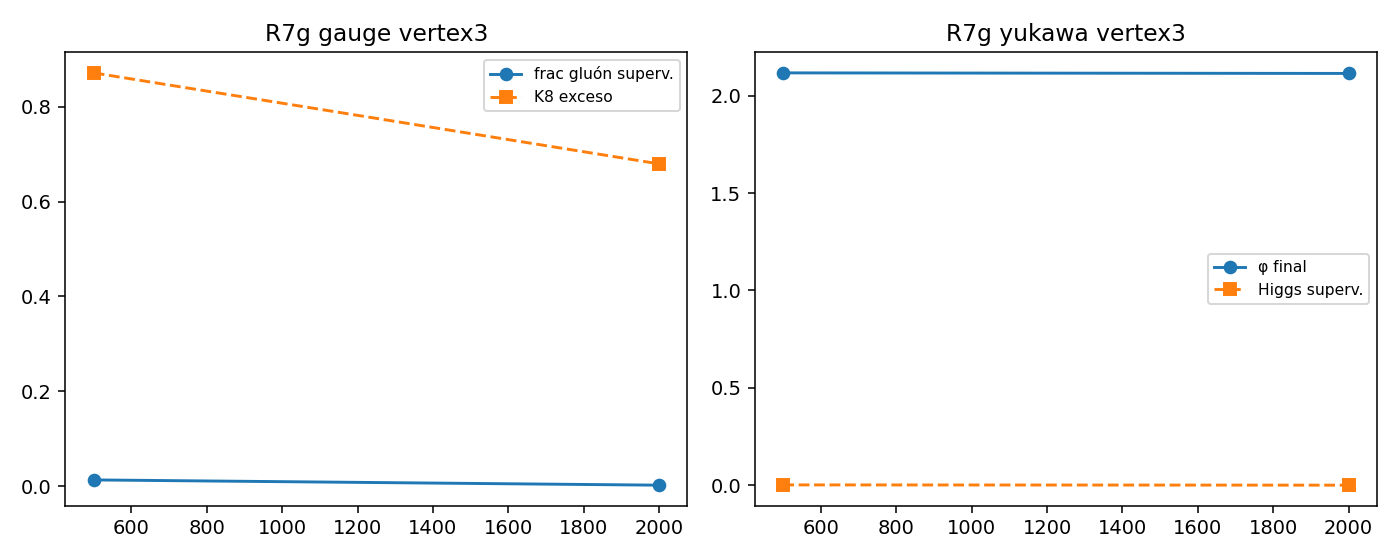

The script that saved this image:
#!/usr/bin/env python3
"""
CG002-R7g — validación del primitivo de 3 puntos
================================================
Post-decisión Mesa (Alexis): extender c_ij con vértices ternarios.

Dos pruebas mínimas de la pared R7:
  · **gauge** — quark + gluón (R7b re-hecho con λ corregido + triplete q–g–q′)
  · **yukawa** — fermiones R7e + Higgs (triplete f–H–f′)

Controles: pareado-only (triplets vacíos) vs vertex3.

USO:
  python3 cg002_r7g_vertex3.py --mode gauge --single
  python3 cg002_r7g_vertex3.py --mode yukawa --quick
  python3 cg002_r7g_vertex3.py --mode both
"""
from __future__ import annotations

import argparse
import math
import time
from pathlib import Path

import matplotlib

matplotlib.use("Agg")
import matplotlib.pyplot as plt
import numpy as np
import pandas as pd

from cg002_primitivo_vertex3 import (
    ALPHA,
    ETA,
    KAPPA_S,
    MU,
    PASOS,
    S0,
    S_BAND,
    build_gauge_triplets,
    build_yukawa_triplets,
    evolucion_vertex3,
    sat,
    vertex_coupling_strength,
)

OUT_DIR = Path(__file__).parent
SWEEP_CSV = OUT_DIR / "cg002_r7g_sweep.csv"
FIG_PATH = OUT_DIR / "cg002_r7g_vertex3.png"

# --- gauge (R7a/b) ---
N_QUARK_MICRO = 12
N_GLUON_MICRO = 8
N_MICRO_GAUGE = 20
COLORS = np.eye(3, dtype=float)
GAUGE_SCALE = 0.35

# --- yukawa (R7e + H) ---
N_QUARK = 72
N_LEPTON = 12
N_FERMION = 84
MS_HIGGS = 84
N_MICRO_YUK = 85
YUK_SCALE = 0.06


def decode_quark_r7a(ms: int):
    is_aq = ms >= 6
    base = ms - 6 if is_aq else ms
    return is_aq, base // 2, base % 2


def color_vector(is_aq: bool, ci: int) -> np.ndarray:
    v = COLORS[ci]
    return -v if is_aq else v


def gluon_label(a: int) -> int:
    return N_QUARK_MICRO + a


def encode_quark_r7e(is_aq, gen, flavor, color, spin):
    base = gen * 12 + flavor * 6 + color * 2 + spin
    return 36 + base if is_aq else base


def is_lepton(ms: int) -> bool:
    return N_QUARK <= ms < N_FERMION


def charge_value(ms: int) -> float:
    if ms >= N_FERMION:
        return 0.0
    if ms < N_QUARK:
        is_aq = ms >= 36
        base = ms - 36 if is_aq else ms
        flavor = (base % 12) // 6
        q = 2.0 / 3.0 if flavor == 0 else -1.0 / 3.0
        return -q if is_aq else q
    base = ms - N_QUARK
    spec = (base // 2) % 2
    if spec == 1:
        return 0.0
    return -1.0 if base % 2 == 0 else 1.0


def semilla_gauge(N: int, rng: np.random.Generator):
    counts = np.full(N_MICRO_GAUGE, N // N_MICRO_GAUGE)
    for _ in range(N % N_MICRO_GAUGE):
        counts[rng.integers(0, N_MICRO_GAUGE)] += 1
    labels = np.empty(N, dtype=np.int8)
    V = np.zeros((N, 3))
    pos = 0
    for ms in range(N_MICRO_GAUGE):
        n = counts[ms]
        labels[pos : pos + n] = ms
        if ms < N_QUARK_MICRO:
            is_aq, ci, _ = decode_quark_r7a(ms)
            V[pos : pos + n] = color_vector(is_aq, ci)
        pos += n
    perm = rng.permutation(N)
    return labels[perm], V[perm]


def semilla_yukawa(N: int, rng: np.random.Generator):
    counts = np.full(N_MICRO_YUK, N // N_MICRO_YUK)
    for _ in range(N % N_MICRO_YUK):
        counts[rng.integers(0, N_MICRO_YUK)] += 1
    labels = np.empty(N, dtype=np.int8)
    V = np.zeros((N, 3))
    Q = np.zeros(N)
    pos = 0
    for ms in range(N_MICRO_YUK):
        n = counts[ms]
        labels[pos : pos + n] = ms
        if ms < N_QUARK:
            is_aq = ms >= 36
            base = ms - 36 if is_aq else ms
            ci = (base % 6) // 2
            V[pos : pos + n] = color_vector(is_aq, ci)
        Q[pos : pos + n] = charge_value(ms)
        pos += n
    perm = rng.permutation(N)
    return labels[perm], V[perm], Q[perm]


def build_C_pair_gauge(V, labels):
    N = len(labels)
    is_g = labels >= N_QUARK_MICRO
    C = np.zeros((N, N))
    idx_q = np.where(~is_g)[0]
    if len(idx_q):
        Vq = V[idx_q]
        C[np.ix_(idx_q, idx_q)] = Vq @ Vq.T
    np.fill_diagonal(C, 0.0)
    return C


def build_C_pair_yukawa(V, Q, labels):
    N = len(labels)
    is_f = labels < N_FERMION
    C = np.zeros((N, N))
    idx_q = np.where(is_f & (labels < N_QUARK))[0]
    if len(idx_q):
        Vq = V[idx_q]
        C[np.ix_(idx_q, idx_q)] = Vq @ Vq.T
    C += np.outer(Q, Q)
    np.fill_diagonal(C, 0.0)
    return C


def orden_color(V, alive):
    idx = np.where(alive)[0]
    return float(np.linalg.norm(V[idx].mean(0))) if len(idx) else 0.0


def orden_charge(Q, alive):
    idx = np.where(alive)[0]
    return float(abs(Q[idx].mean())) if len(idx) else 0.0


def excess_L2(counts, K):
    N = counts.sum()
    if N == 0:
        return 0.0
    f = counts / N
    return float(np.sqrt(((f - 1 / K) ** 2).sum()))


def null_L2(K, N):
    return math.sqrt((K - 1) / (K * max(N, 1)))


def run_gauge(N, seed, use_vertex3: bool):
    rng = np.random.default_rng(seed)
    labels, V = semilla_gauge(N, rng)
    C = build_C_pair_gauge(V, labels)
    idx_q = np.where(labels < N_QUARK_MICRO)[0]
    idx_g = np.where(labels >= N_QUARK_MICRO)[0]
    triplets = []
    if use_vertex3:
        triplets = build_gauge_triplets(V, labels, idx_q, idx_g, gluon_label, GAUGE_SCALE)
    S, alive, tau = evolucion_vertex3(C, triplets, N)
    n_surv = int(alive.sum())
    surv_g = labels[alive] >= N_QUARK_MICRO
    n_gluon_surv = int(surv_g.sum()) if n_surv else 0
    n_gluon_init = int((labels >= N_QUARK_MICRO).sum())
    gluon_frac_surv = n_gluon_surv / max(n_gluon_init, 1)
    cnt8 = np.bincount(labels[alive][labels[alive] >= N_QUARK_MICRO] - N_QUARK_MICRO, minlength=8)
    return dict(
        mode="gauge",
        vertex3=use_vertex3,
        N=N,
        seed=seed,
        n_surv=n_surv,
        f_surv=n_surv / N,
        tau=tau,
        orden_color=orden_color(V, alive),
        gluon_frac_surv=gluon_frac_surv,
        n_triplets=len(triplets),
        coup_higgs=0.0,
        coup_gluon=vertex_coupling_strength(triplets, idx_g),
        L2_K8=excess_L2(cnt8, 8),
        ratio_L2_K8=excess_L2(cnt8, 8) / null_L2(8, int(cnt8.sum())) if cnt8.sum() else 0.0,
        phi_peak=0.0,
        phi_final=0.0,
        frac_higgs_surv=0.0,
        mass_ratio=0.0,
    )


def run_yukawa(N, seed, use_vertex3: bool):
    rng = np.random.default_rng(seed)
    labels, V, Q = semilla_yukawa(N, rng)
    C = build_C_pair_yukawa(V, Q, labels)
    idx_f = np.where(labels < N_FERMION)[0]
    idx_h = np.where(labels == MS_HIGGS)[0]
    triplets = []
    if use_vertex3:
        triplets = build_yukawa_triplets(idx_f, idx_h, YUK_SCALE, max_pairs=min(400, len(idx_f)))
    S, alive, tau = evolucion_vertex3(C, triplets, N)
    higgs_alive = alive & (labels == MS_HIGGS)
    phi_final = float(np.sqrt(sat(S[higgs_alive]).mean())) if higgs_alive.any() else 0.0
    phi_init = float(np.sqrt(sat(np.full(int(higgs_alive.sum()) or 1, S0)).mean()))
    phi_peak = phi_final  # v0: sin trace intra; report final
    m_by = []
    if phi_final > 0:
        idx = np.where(alive & (labels < N_FERMION))[0]
        masses = np.sqrt(sat(S[idx])) * phi_final
        for g in range(3):
            gens = np.array([(labels[i] % 36) // 12 if labels[i] < N_QUARK else (labels[i] - N_QUARK) // 4 for i in idx])
            m_by.append(float(masses[gens == g].mean()) if (gens == g).any() else 0.0)
    ratio = m_by[2] / m_by[0] if m_by and m_by[0] > 1e-9 else 0.0
    cnt3 = np.zeros(3)
    for q in Q[alive]:
        if q < -0.1:
            cnt3[0] += 1
        elif q > 0.1:
            cnt3[2] += 1
        else:
            cnt3[1] += 1
    n_surv = int(alive.sum())
    return dict(
        mode="yukawa",
        vertex3=use_vertex3,
        N=N,
        seed=seed,
        n_surv=n_surv,
        f_surv=n_surv / N,
        tau=tau,
        orden_color=orden_color(V, alive),
        orden_charge=orden_charge(Q, alive),
        gluon_frac_surv=0.0,
        n_triplets=len(triplets),
        coup_higgs=vertex_coupling_strength(triplets, idx_h),
        coup_gluon=0.0,
        L2_K8=0.0,
        ratio_L2_K8=0.0,
        phi_peak=phi_peak,
        phi_final=phi_final,
        frac_higgs_surv=float(higgs_alive.mean()) if len(idx_h) else 0.0,
        mass_ratio=ratio,
        L2_K3=excess_L2(cnt3, 3),
        ratio_L2_K3=excess_L2(cnt3, 3) / null_L2(3, int(cnt3.sum())) if cnt3.sum() else 0.0,
    )


def main():
    ap = argparse.ArgumentParser()
    ap.add_argument("--mode", choices=("gauge", "yukawa", "both"), default="both")
    ap.add_argument("--quick", action="store_true")
    ap.add_argument("--single", action="store_true")
    args = ap.parse_args()

    modes = ("gauge", "yukawa") if args.mode == "both" else (args.mode,)

    if args.single:
        for m in modes:
            fn = run_gauge if m == "gauge" else run_yukawa
            Ns = 800 if m == "gauge" else 2000
            print(m, "pareado:", fn(Ns, 1, False))
            print(m, "vertex3:", fn(Ns, 1, True))
        return

    NS = [500, 2000] if args.quick else [500, 1000, 2000, 4000]
    SEEDS = 8 if args.quick else 20
    t0 = time.monotonic()
    rows = []
    for m in modes:
        fn = run_gauge if m == "gauge" else run_yukawa
        for N in NS:
            for seed in range(1, SEEDS + 1):
                rows.append(fn(N, seed, False))
                rows.append(fn(N, seed, True))
            sub = [r for r in rows if r["mode"] == m and r["N"] == N and r["vertex3"]]
            print(
                f"  {m} N={N:4d}  f_v3={np.mean([r['f_surv'] for r in sub]):.3f}  "
                f"trip={np.mean([r['n_triplets'] for r in sub]):.0f}  "
                + (
                    f"g_surv={np.mean([r['gluon_frac_surv'] for r in sub]):.2f}  L2_K8×={np.mean([r['ratio_L2_K8'] for r in sub]):.2f}"
                    if m == "gauge"
                    else f"φ_f={np.mean([r['phi_final'] for r in sub]):.3f}  H_surv={np.mean([r['frac_higgs_surv'] for r in sub]):.2f}  coup_H={np.mean([r['coup_higgs'] for r in sub]):.1f}"
                ),
                flush=True,
            )

    df = pd.DataFrame(rows)
    df.to_csv(SWEEP_CSV, index=False)

    fig, ax = plt.subplots(1, 2, figsize=(10, 4))
    for mi, m in enumerate(modes):
        sub = df[(df["mode"] == m) & (df["vertex3"])]
        agg = sub.groupby("N").mean(numeric_only=True)
        if m == "gauge":
            ax[mi].plot(agg.index, agg.gluon_frac_surv, "o-", label="frac gluón superv.")
            ax[mi].plot(agg.index, agg.ratio_L2_K8, "s--", label="K8 exceso")
        else:
            ax[mi].plot(agg.index, agg.phi_final, "o-", label="φ final")
            ax[mi].plot(agg.index, agg.frac_higgs_surv, "s--", label="Higgs superv.")
        ax[mi].set_title(f"R7g {m} vertex3")
        ax[mi].legend(fontsize=8)
    plt.tight_layout()
    fig.savefig(FIG_PATH, dpi=140)

    print("\n" + "=" * 60)
    print("CG002-R7g primitivo 3 puntos")
    print(f"CSV: {SWEEP_CSV}  Fig: {FIG_PATH}")
    print(f"Tiempo: {time.monotonic() - t0:.1f}s")


if __name__ == "__main__":
    main()
